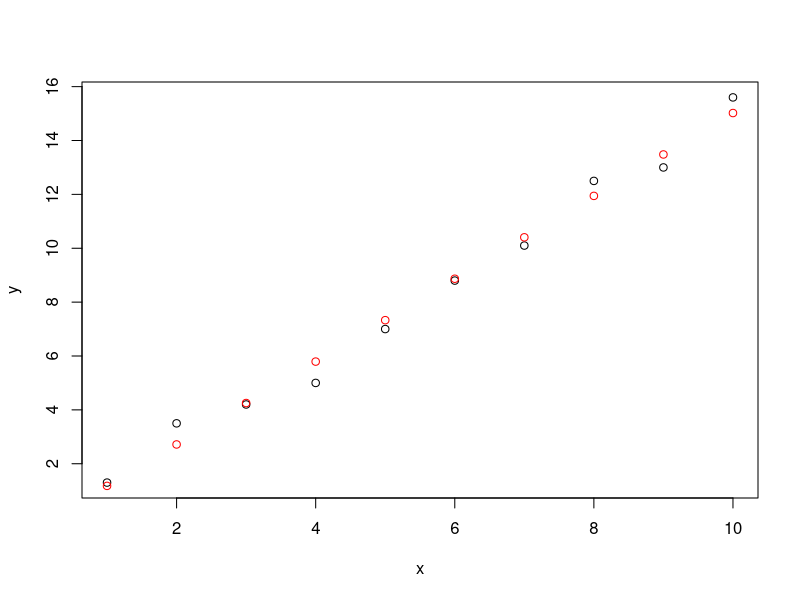

This figure's R source:
#example based on table 8.2
x <- 1:10
y <- c(1.3, 3.5, 
       4.2, 5, 7,
       8.8, 10.1,
       12.5, 13,
       15.6)

#using Equations (8.1) and (8.2) page 500, to find a0 and a1.
#we get a1 = 1.538 and a0 = -0.36

plot(x, y, type = "p")
fx <- function(x) {
  return(1.538 * x - 0.36)
}
lines(x, sapply(x, fx), type="p", col="red")
py <- sapply(x, fx)
E <- sum((y - py)^2)

E <- 0
for (i in 1:length(y)) {
  E <- E + (y[i] - fx(x[i]))^2
}

#example based on table 8.3

xi <- c(0, 0.25, 0.50, 0.75, 1)
yi <- c(1, 1.2840, 1.6487, 2.1170, 2.7183)

sum_xi0 <- sum(xi^0)
sum_xi1 <- sum(xi^1)
sum_xi2 <- sum(xi^2)
sum_xi3 <- sum(xi^3)
sum_xi4 <- sum(xi^4)

sum_yixi0 <- sum(yi * xi^0)
sum_yixi1 <- sum(yi * xi^1)
sum_yixi2 <- sum(yi * xi^2)


A <- matrix(c(5, 2.5, 1.875,
              2.5, 1.875, 1.5625,
              1.875, 1.5625, 1.3828), 3, 3, TRUE)

b <- c(8.7680, 5.4514, 4.4015)

x <- solve(A) %*% b
